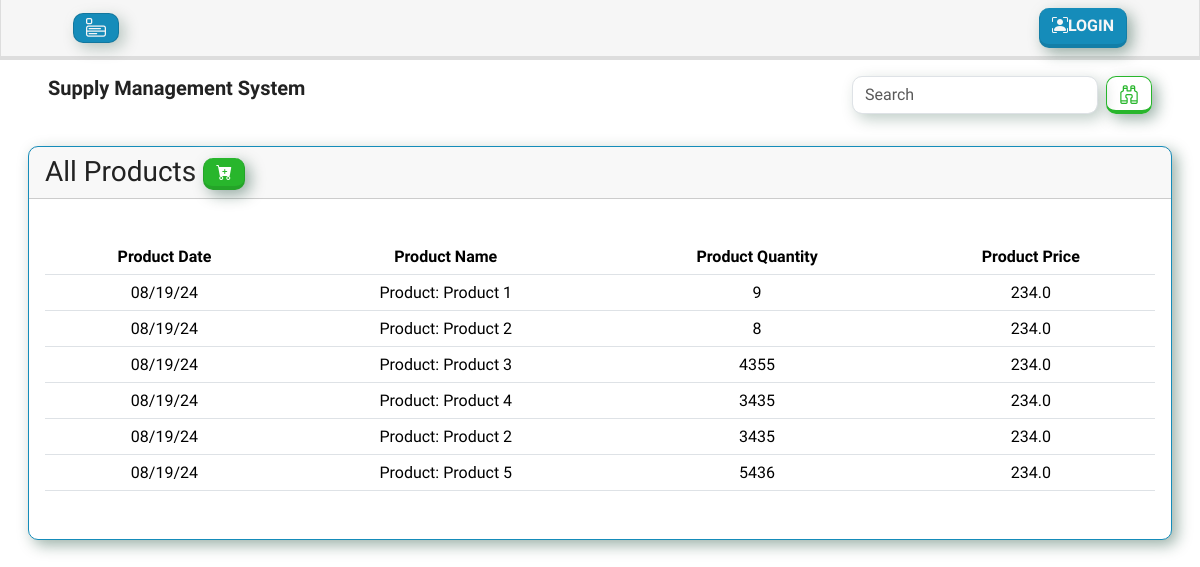
Screenshot of /index_supplypc with the database file from the repository.
### productsPieces/models.py (models this page shows, shortened)
class Supplypc(models.Model):
  product = models.ForeignKey('Productpc', on_delete=models.CASCADE)
  product_date = models.DateTimeField(default=datetime.today())
  quantity = models.PositiveBigIntegerField()
  price = models.FloatField()

class Productpc(models.Model):
  product  = models.CharField(max_length=200)
  unit = models.CharField(max_length=10, choices=[
      ('Pcs', 'Pieces'),
      ('Pcs', 'Pieces'),
      ('Pcs', 'Pieces'),
  ])
  description = models.CharField(max_length=500)
  branch = models.CharField(max_length=200, choices=[
      ('A', 'PRODUCTION A'),
      ('B', 'PRODUCTION B'),
      ('C', 'PRODUCTION C'),
  ])
  def __str__(self):
      return f'Product: {self.product}'

### productsPieces/views.py (the view)
# urls.py: path('index_supplypc',views.index_supplypc, name='index_supplypc'),
def index_supplypc (request):
    return render (request, 'pieces/index_supplypc.html', {
        'supply': Supplypc.objects.all()
    })

### templates/pieces/index_supplypc.html (shortened to what this page needs)
{% extends 'base.html' %}
{% load crispy_forms_tags %}
{% block index %}
{% include 'partials/sidebar.html' %}
<div class="row mx-3 mt-3">
  <div class="col-12">
    {% if supply %}
    <div class="card border-primary ">
        <h3>
          <div class="card-header"> All Products
            <a href="{% url 'add_supplypc' %}">
              <button type="button" class="btn btn-success">
                <i class="bi bi-cart-plus-fill fa-lg"></i>
              </button>
            </a>
          </div>
        </h3>
        <div class="card-body">
            <p class="card-text">
                <div class="table-responsive ">
                    <table class="table table-hover ">
                        <thead>
                            <tr>
                                <th scope="col" class="text-center" >Product Date</th>
                                <th scope="col" class="text-center">Product Name</th>
                                <th scope="col" class="text-center">Product Quantity</th>
                                <th scope="col" class="text-center">Product Price</th>
                            </tr>
                        </thead>
                        <tbody>
                            {% for supply in supply %}
                            <tr>
                                <td class="text-center">{{ supply.product_date |date:"m/d/y" }}</td>
                                <td class="text-center">{{ supply.product }}</td>
                                <td class="text-center">{{ supply.quantity }}</td>
                                <td class="text-center">{{ supply.price }}</td>
                            </tr>
                            {% endfor %}
                        </tbody>
                    </table>
                </div>
            </p>
        </div>
    </div>
    {% endif %}
</div>
</div>
{% endblock %}

### templates/base.html (style rules this page uses)
.btn { border-radius: 10px; box-shadow: -8px -8px 15px rgba(255, 255, 255, 0.164), 5px 5px 15px rgba(1, 58, 34, 0.4); }
.card { border-radius: 10px; box-shadow: -8px -8px 15px rgba(255, 255, 255, 0.164), 5px 5px 15px rgba(1, 58, 34, 0.4); }

### rows the page displays
Supplypc: product_date "08/19/24", product "Product: Product 1", quantity "9", price "234.0"
Supplypc: product_date "08/19/24", product "Product: Product 2", quantity "8", price "234.0"
Supplypc: product_date "08/19/24", product "Product: Product 3", quantity "4355", price "234.0"
Supplypc: product_date "08/19/24", product "Product: Product 4", quantity "3435", price "234.0"
Supplypc: product_date "08/19/24", product "Product: Product 2", quantity "3435", price "234.0"
Supplypc: product_date "08/19/24", product "Product: Product 5", quantity "5436", price "234.0"
